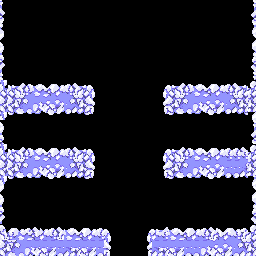

This is a level from a 2D game, rendered from its Tiled map with the project's own tilesets. A one-line summary and the complete map file follow:
An orthogonal 32x32 tile map with 8x8 px tiles, 1 tile layer (Tile Layer 1).

<map version="1.9" tiledversion="1.9.2" orientation="orthogonal" renderorder="right-down" width="32" height="32" tilewidth="8" tileheight="8" infinite="0" nextlayerid="2" nextobjectid="1">
 <tileset firstgid="1" source="PurpleRocks.tsx" />
 <layer id="1" name="Tile Layer 1" width="32" height="32">
  <data encoding="csv">
3758096555,0,0,0,0,0,0,0,0,0,0,0,0,0,0,0,0,0,0,0,0,0,0,0,0,0,0,0,0,0,0,536871074,
3758096554,0,0,0,0,0,0,0,0,0,0,0,0,0,0,0,0,0,0,0,0,0,0,0,0,0,0,0,0,0,0,536871075,
3758096553,0,0,0,0,0,0,0,0,0,0,0,0,0,0,0,0,0,0,0,0,0,0,0,0,0,0,0,0,0,0,536871076,
3758096552,0,0,0,0,0,0,0,0,0,0,0,0,0,0,0,0,0,0,0,0,0,0,0,0,0,0,0,0,0,0,536871077,
3758096551,0,0,0,0,0,0,0,0,0,0,0,0,0,0,0,0,0,0,0,0,0,0,0,0,0,0,0,0,0,0,536871078,
3758096550,0,0,0,0,0,0,0,0,0,0,0,0,0,0,0,0,0,0,0,0,0,0,0,0,0,0,0,0,0,0,536871079,
3758096549,0,0,0,0,0,0,0,0,0,0,0,0,0,0,0,0,0,0,0,0,0,0,0,0,0,0,0,0,0,0,536871080,
3758096548,0,0,0,0,0,0,0,0,0,0,0,0,0,0,0,0,0,0,0,0,0,0,0,0,0,0,0,0,0,0,536871081,
3758096547,0,0,0,0,0,0,0,0,0,0,0,0,0,0,0,0,0,0,0,0,0,0,0,0,0,0,0,0,0,0,536871082,
3758096546,0,0,0,0,0,0,0,0,0,0,0,0,0,0,0,0,0,0,0,0,0,0,0,0,0,0,0,0,0,0,536871074,
37,162,163,164,165,166,167,168,169,170,171,172,173,0,0,0,0,0,0,0,161,162,163,164,165,166,167,168,169,170,171,2,
194,194,195,196,197,198,199,200,201,202,203,204,205,0,0,0,0,0,0,0,193,194,195,196,197,198,199,200,201,202,203,203,
226,226,227,228,229,230,231,232,233,234,235,236,237,0,0,0,0,0,0,0,225,226,227,228,229,230,231,232,233,234,235,235,
258,258,259,260,261,262,263,264,265,266,267,268,269,0,0,0,0,0,0,0,257,258,259,260,261,262,263,264,265,266,267,267,
37,290,291,292,293,294,295,296,297,298,299,300,301,0,0,0,0,0,0,0,289,290,291,292,293,294,295,296,297,298,299,536871079,
3758096550,0,0,0,0,0,0,0,0,0,0,0,0,0,0,0,0,0,0,0,0,0,0,0,0,0,0,0,0,0,0,536871074,
3758096549,0,0,0,0,0,0,0,0,0,0,0,0,0,0,0,0,0,0,0,0,0,0,0,0,0,0,0,0,0,0,536871075,
3758096548,0,0,0,0,0,0,0,0,0,0,0,0,0,0,0,0,0,0,0,0,0,0,0,0,0,0,0,0,0,0,536871076,
37,162,163,164,165,166,167,168,169,170,171,172,173,0,0,0,0,0,0,0,161,162,163,164,165,166,167,168,169,169,170,2,
194,194,195,196,197,198,199,200,201,202,203,204,205,0,0,0,0,0,0,0,193,194,195,196,197,198,199,200,201,201,201,203,
226,226,227,228,229,230,231,232,233,234,235,236,237,0,0,0,0,0,0,0,225,226,227,228,229,230,231,232,229,229,233,235,
258,258,259,260,261,262,263,264,265,266,267,268,269,0,0,0,0,0,0,0,257,258,259,260,261,262,263,264,265,265,266,267,
37,290,291,292,293,294,295,296,297,298,299,300,301,0,0,0,0,0,0,0,289,290,291,292,293,294,295,296,297,297,298,536871077,
3758096551,0,0,0,0,0,0,0,0,0,0,0,0,0,0,0,0,0,0,0,0,0,0,0,0,0,0,0,0,0,0,536871078,
3758096550,0,0,0,0,0,0,0,0,0,0,0,0,0,0,0,0,0,0,0,0,0,0,0,0,0,0,0,0,0,0,536871079,
3758096549,0,0,0,0,0,0,0,0,0,0,0,0,0,0,0,0,0,0,0,0,0,0,0,0,0,0,0,0,0,0,536871080,
3758096548,0,0,0,0,0,0,0,0,0,0,0,0,0,0,0,0,0,0,0,0,0,0,0,0,0,0,0,0,0,0,536871081,
3758096547,0,0,0,0,0,0,0,0,0,0,0,0,0,0,0,0,0,0,0,0,0,0,0,0,0,0,0,0,0,0,536871082,
5,167,168,169,170,168,169,170,165,166,167,168,169,172,0,0,0,0,161,162,163,165,166,167,168,169,170,166,167,168,169,2,
195,196,197,198,199,200,201,202,197,198,199,200,201,204,0,0,0,0,193,200,201,197,198,199,200,201,202,199,200,201,202,203,
226,227,228,229,229,229,229,229,229,229,229,229,229,236,0,0,0,0,225,229,229,229,229,229,229,229,230,231,232,233,234,235,
258,259,260,261,262,263,264,265,266,267,263,264,265,268,0,0,0,0,257,266,267,263,264,265,265,261,262,263,264,265,266,267
</data>
 </layer>
</map>